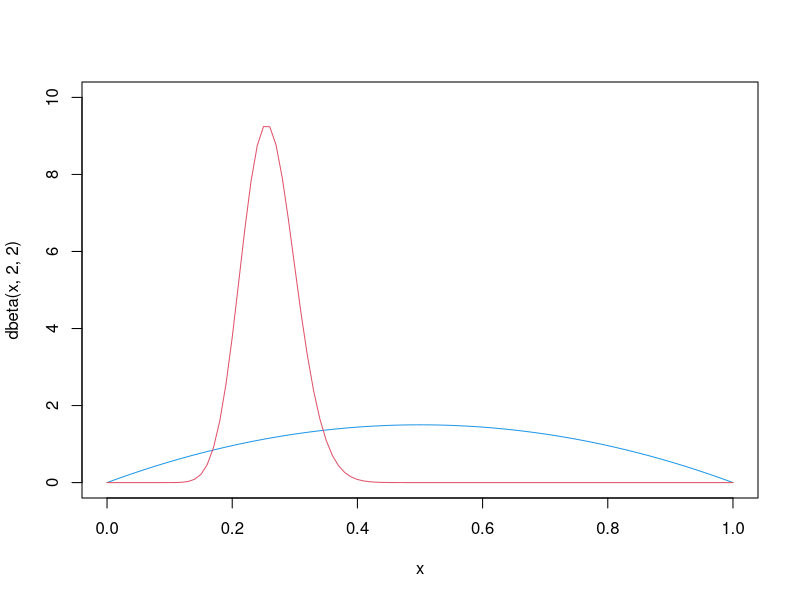
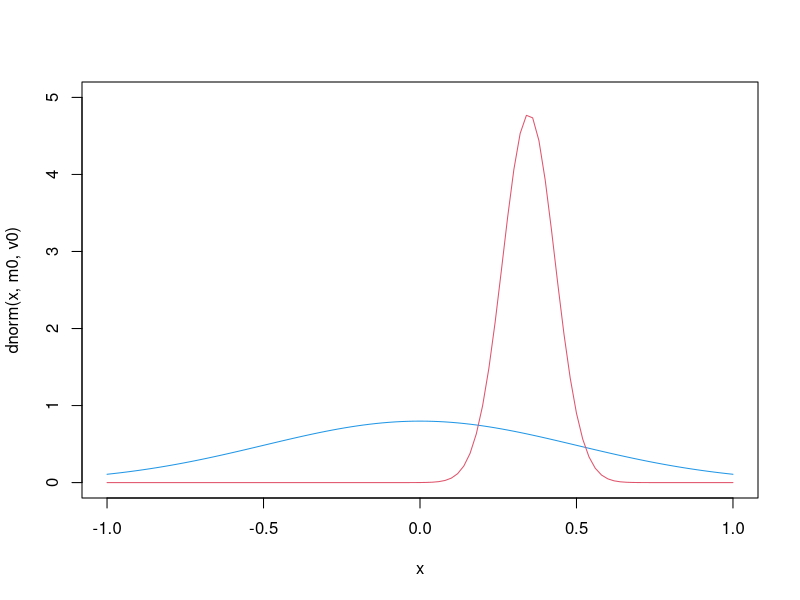

These charts were generated, in order, by the following R code:
## ---- chunk 1
# unknown parameter
p <- 0.3

# number of observations
n <- 100

# generate Bernoulli observations
X <- 1* (runif(n) < p)

# sum of positive outcomes
k <- sum(X)

# the prior distribution (blue)
curve(dbeta(x, 2, 2), col=4, ylim=c(0,10))

# the posterior distribution (red)
curve(dbeta(x, 2+k, 2+n-k), col=2, add=TRUE)
## ---- chunk 2
# the true mean and variance
m <- 0.3
v <- 1

# number of observations
n <- 10

# generate Normal observations
X <- rnorm(n, m, v)

# compute sample mean
x_ <- mean(X)

# the prior distribution (blue)
m0 <- 0
v0 <- .5
curve(dnorm(x, m0, v0), -1, 1, col=4, ylim=c(0,5))

# the posterior distribution (red)
m1 <- (v * m0 + n * v0 * x_) / (v + n * v0) 
v1 <- (v * v0) / (v + n * v0) 
curve(dnorm(x, m1, v1), -1, 1, col=2, add=TRUE)
